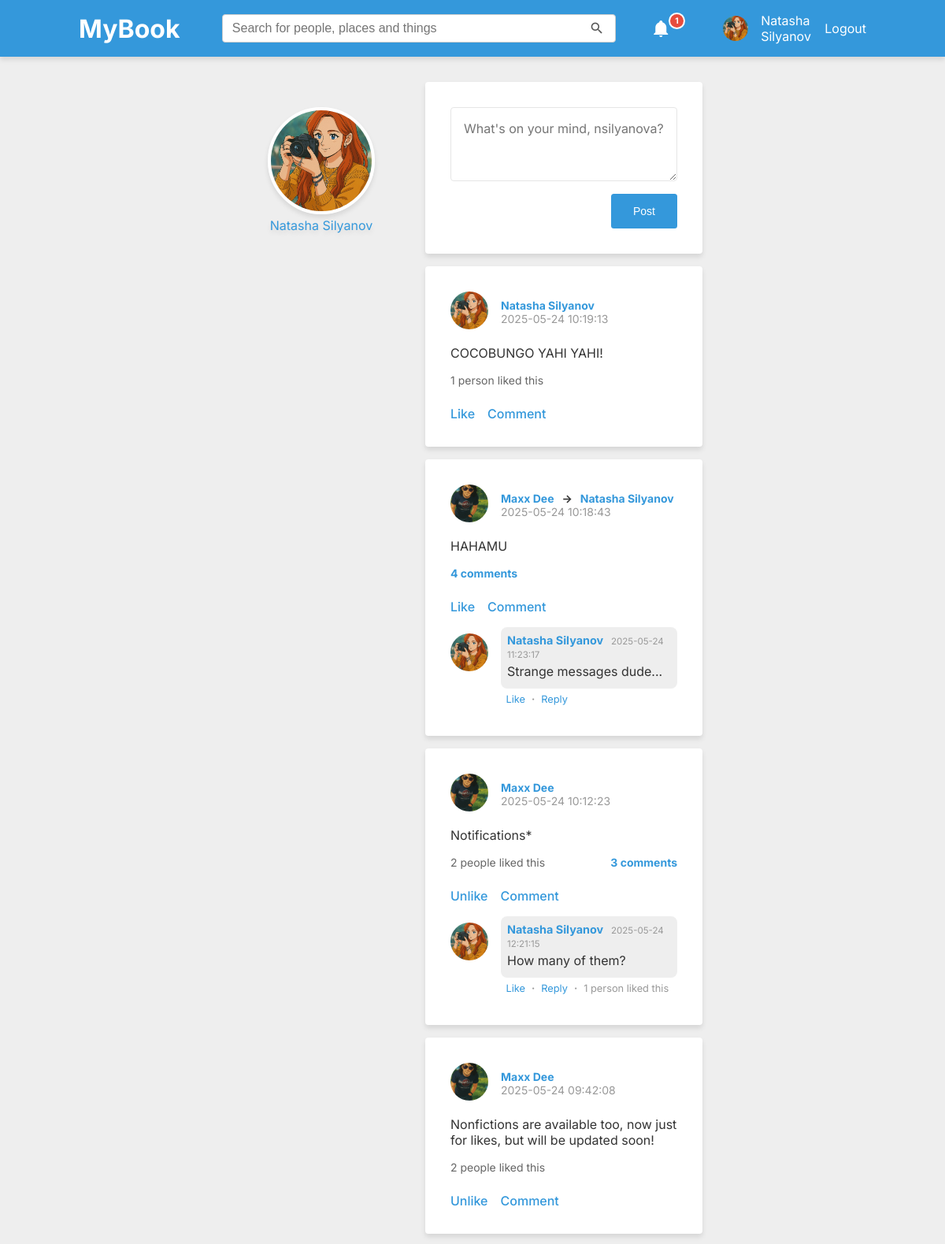
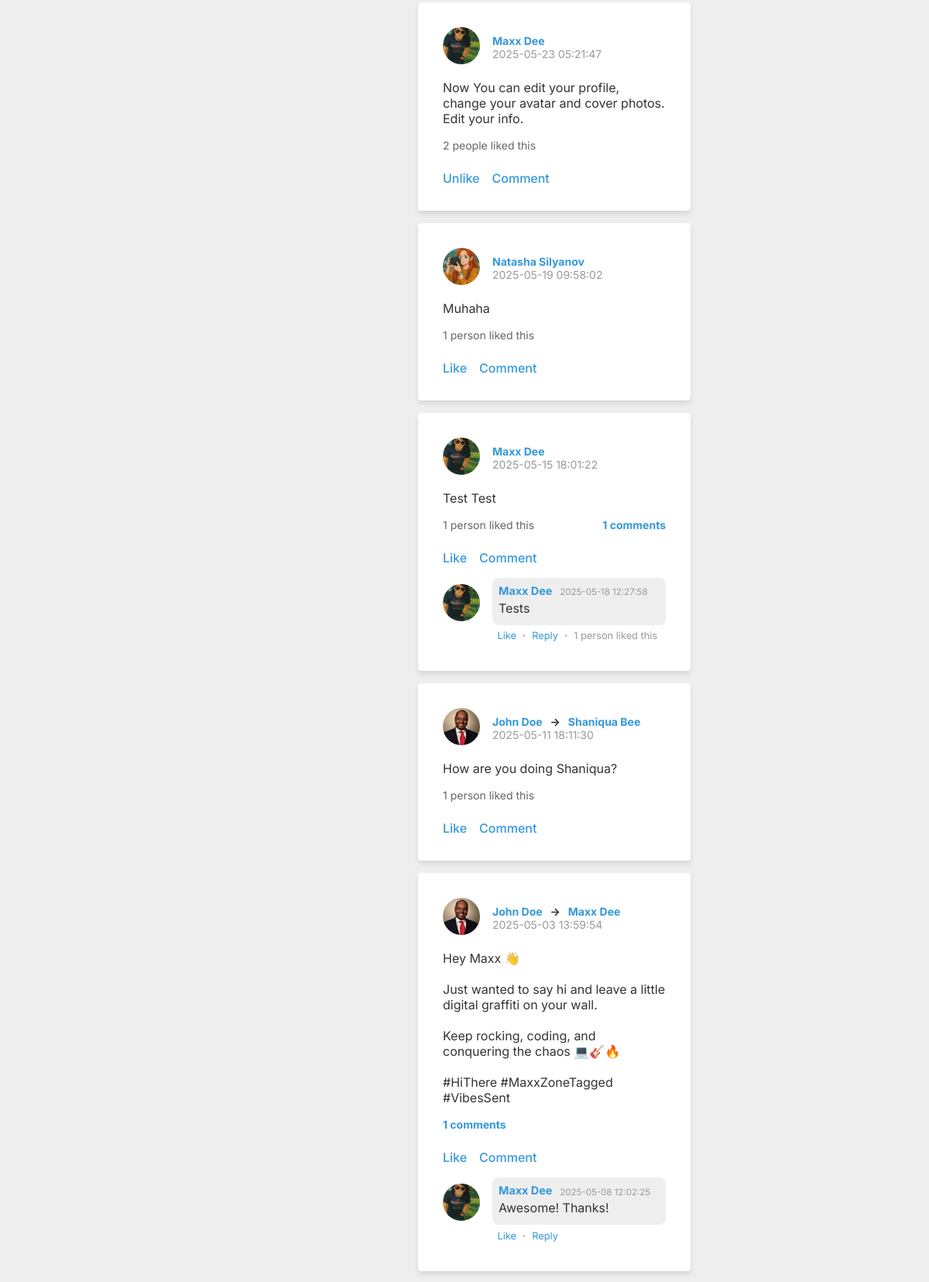
The app's page /pages/timeline.php (signed in, upper part) with its own data (2 pictures, top to bottom).
### tables this page shows
CREATE TABLE users (
    id INTEGER PRIMARY KEY AUTOINCREMENT,
    username TEXT NOT NULL UNIQUE,
    email TEXT NOT NULL UNIQUE,
    password TEXT NOT NULL,
    created_at DATETIME DEFAULT CURRENT_TIMESTAMP
, avatar TEXT, cover TEXT, gender TEXT, display_name TEXT, about_me TEXT, location VARCHAR);

CREATE TABLE posts (
    id INTEGER PRIMARY KEY AUTOINCREMENT,
    user_id INTEGER NOT NULL,
    content TEXT NOT NULL,
    created_at DATETIME DEFAULT CURRENT_TIMESTAMP
, recipient_id INTEGER);

CREATE TABLE comments (
    id INTEGER PRIMARY KEY AUTOINCREMENT,
    post_id INTEGER NOT NULL,
    user_id INTEGER NOT NULL,
    content TEXT NOT NULL,
    created_at DATETIME DEFAULT CURRENT_TIMESTAMP
, parent_id INTEGER DEFAULT NULL);

### config.php (called while the page is built)
<?php
$host = $_SERVER['HTTP_HOST'];
$port = $_SERVER['SERVER_PORT'];
if ($host === 'localhost' && $port === '80') {
    $BASE_URL = '/mybook';
} else {
    $BASE_URL = '';
}

### includes/classes/UserManager.php (called while the page is built, shortened)
<?php
class UserManager
{
    private PDO $pdo;
    public function __construct(PDO $pdo)
    {
        $this->pdo = $pdo;
    }
    public function getUserByUsername(string $username): ?array
    {
        $stmt = $this->pdo->prepare(
            "SELECT *
                    FROM users
                    WHERE username = :username"
        );
        $stmt->execute(['username' => $username]);
        $user = $stmt->fetch(PDO::FETCH_ASSOC);
        return $user ?: null;
    }
    public function getUserByUserId(string $user_id): ?array
    {
        $stmt = $this->pdo->prepare(
            "SELECT *
                    FROM users
                    WHERE id = :user_id"
        );
        $stmt->execute(['user_id' => $user_id]);
        $user = $stmt->fetch(PDO::FETCH_ASSOC);
        return $user ?: null;
    }
}

### includes/classes/NotificationsRenderer.php (called while the page is built)
<?php
class NotificationsRenderer
{
    private PDO $pdo;
    public function __construct(PDO $pdo)
    {
        $this->pdo = $pdo;
    }
    public function renderDropdown(array $notifications): string
    {
        $html = '<ul>';
        foreach ($notifications as $notification) {
            $html .= $this->renderItem($notification);
        }
        $html .= '</ul>';
        return $html;
    }
    public function renderItem(array $notification): string
    {
        $userManager = new UserManager($this->pdo);
        $actorId = $notification['actor_id'] ?? null;
        if ($actorId) {
            $actor = $userManager->getUserByUserId($actorId);
        } else {
            $actor = [
                'display_name' => 'System',
                'avatar' => '/assets/img/default-avatar.png'
            ];
        }
        $when = timeAgoShort($notification['created_at']);
        return '<li class="notification-item">
                    <a href="' . $notification['link'] . '" class="' . ($notification['is_read'] ? '' : 'new') . '">
                        <img src="' . $actor['avatar'] . '" alt="Profile" class="avatar-small">
                        <div>
                            <span class="notification-text">' . $notification['content'] . '</span>
                            <span class="post-date">' . $when . '</span>
                        </div>
                    </a>
                </li>';
    }
}

### includes/classes/NotificationsManager.php (called while the page is built, shortened)
<?php
class NotificationsManager
{
    public  function getAllByUser(PDO $pdo, int $user_id): ?array
    {
        $stmt = $pdo->prepare(
            "SELECT *
                    FROM notifications
                    WHERE user_id = :user_id
                    ORDER BY created_at DESC"
        );
        $stmt->execute(['user_id' => $user_id]);
        $notifications = $stmt->fetchAll(PDO::FETCH_ASSOC);
        return $notifications ?: null;
    }
}

### includes/autoloader.php (called while the page is built, shortened)
<?php
spl_autoload_register(function ($class) {
    $classPath = __DIR__ . '/classes/' . $class . '.php';
});

### includes/classes/PostManager.php (called while the page is built, shortened)
<?php
class PostManager
{
    private $pdo;
    public function __construct($pdo)
    {
        $this->pdo = $pdo;
    }
    public function fetchPost($post_id)
    {
        $stmt = $this->pdo->prepare(
            'SELECT
            posts.*,
            users.display_name,
            users.username,
            users.avatar,
            recipient.display_name AS recipient_name,
            recipient.username AS recipient_username
         FROM posts
         JOIN users ON posts.user_id = users.id
         LEFT JOIN users AS recipient ON posts.recipient_id = recipient.id
         WHERE posts.id = :post_id
         LIMIT 1'
        );
        $stmt->execute(['post_id' => $post_id]);
        return $stmt->fetch(PDO::FETCH_ASSOC);
    }
    public function countComments($post_id)
    {
        $stmt = $this->pdo->prepare(
            'SELECT COUNT(*) AS comment_count
             FROM comments
             WHERE post_id = :post_id'
        );
        $stmt->execute(['post_id' => $post_id]);
        $result = $stmt->fetch(PDO::FETCH_ASSOC);
        return $result['comment_count'] ?? 0;
    }
    public function countCommentLikes($comment_id)
    {
        $stmt = $this->pdo->prepare(
            'SELECT COUNT(*) AS comment_likes
             FROM likes
             WHERE comment_id = :comment_id;'
        );
        $stmt->execute(['comment_id' => $comment_id]);
        $result = $stmt->fetch(PDO::FETCH_ASSOC);
        return $result['comment_likes'] ?? 0;
    }
    public function existingLike($user_id, $post_id = null, $comment_id = null)
    {
        if ($comment_id) {
            $query =    'SELECT id
                         FROM likes
                         WHERE comment_id = :comment_id
                           AND user_id = :user_id
            ';
            $params = ['comment_id' => $comment_id, 'user_id' => $user_id];
        } elseif ($post_id) {
            $query = 'SELECT id
                      FROM likes
                      WHERE post_id = :post_id
                        AND user_id = :user_id
            ';
            $params = ['post_id' => $post_id, 'user_id' => $user_id];
        } else {
            throw new InvalidArgumentException('Either post_id or comment_id must be provided.');
        }
        $stmt = $this->pdo->prepare($query);
        $stmt->execute($params);
        return $stmt->fetch(PDO::FETCH_ASSOC);
    }
    public function fetchRecentComments(PDO $pdo, int $postId, int $numComments)
    {
        $stmt = $pdo->prepare(
            "SELECT c.*, u.username, u.display_name, u.avatar
                    FROM comments c
                    JOIN users u ON c.user_id = u.id
                    WHERE c.post_id = :post_id
                        AND c.parent_id IS NULL
                    ORDER BY c.created_at DESC
                    LIMIT :numComments
            "
        );
        $stmt->execute(['post_id' => $postId, 'numComments' => $numComments]);
        $latestComments = $stmt->fetchAll(PDO::FETCH_ASSOC);
        return $latestComments ?: null;
    }
}

### includes/functions/util.php (called while the page is built, shortened)
<?php
function escapeOutput(string $string): string
{
    $safeString = str_replace(['<', '>', '&'], ['&lt;', '&gt;', '&amp;'], $string);
    return nl2br($safeString);
}

### includes/classes/PostRenderer.php (the view, shortened to what this page needs)
<?php
class PostRenderer
{
    private $postId;
    private $pdo;
    private $postManager;
    private $baseUrl;
    private $post;
    private $comments;
    private $latestComments;
    private $commentCount;
    private $likeCount;
    public function __construct($postId, $pdo)
    {
        global $BASE_URL;
        $this->postId = $postId;
        $this->baseUrl = $BASE_URL;
        $this->pdo = $pdo;
        $this->postManager = new PostManager($pdo);
        $this->loadPostData();
    }
    private function loadPostData()
    {
        $this->post = $this->postManager->fetchPost($this->postId);
        $this->comments = $this->postManager->fetchComments($this->postId);
        $this->latestComments = $this->postManager->fetchRecentComments($this->pdo, $this->postId, numComments: 2);
        $this->commentCount = $this->postManager->countComments($this->postId);
        $this->likeCount = $this->postManager->countLikes($this->postId);
    }
    private function renderHeader()
    {
        echo '
        <div class="post-header">
            <a href="' . $this->baseUrl . '/pages/profile.php?u=' . $this->post['username'] . '">
                <img src="' . $this->baseUrl . $this->post['avatar'] . '" alt="' . $this->post['username'] . '">
            </a>
            <div class="post-user-info">
                <strong>
                    <a href="' . $this->baseUrl . '/pages/profile.php?u=' . $this->post['username'] . '">
                        ' . $this->post['display_name'] . '
                    </a>
        ';
        if (isset($this->post['recipient_username'])) {
            echo '
                &nbsp;&nbsp;->&nbsp;&nbsp;
                    <a href="' . $this->baseUrl . '/pages/profile.php?u=' . $this->post['recipient_username'] . '">
                        ' . $this->post['recipient_name'] . '
                    </a>
            ';
        }
        echo '</strong>';
        echo '
                <span class="post-date">' . $this->post['created_at'] . '</span>
            </div>
        </div>
        ';
    }
    private function renderContent()
    {
        echo '
            <p class="post-content">
            ' . escapeOutput($this->post['content']) . '
            </p>
        ';
    }
    private function renderCommentActions()
    {
        echo '<div class="post-actions">';
        $this->renderLikeForm();
        echo '<a href="#" class="comment-toggle">Comment</a>';
        echo '</div>';
    }
    private function renderLikeForm($commentLikeMode = null, $comment_id = null)
    {
        $loggedInUserId = $_SESSION['user_id'];
        $postId = (int) $this->postId;
        if (!$comment_id) {
            echo '
            <div class="post-like">
            <a href="#" data-post-id="' . $postId . '" class="like-link post-like">
            ';
            $existingLike = $this->postManager->existingLike($loggedInUserId, $postId);
        } else {
            echo '
            <div class="comment-like">
            <a href="#" data-comment-id="' . $comment_id . '" class="like-link comment-like">
            ';
            $existingLike = $this->postManager->existingLike($loggedInUserId, null, $comment_id);
        }
        echo $existingLike ? 'Unlike' : 'Like';
        echo '</a>';
        echo '</div>';
    }
    private function renderCommentAvatar($comment)
    {
        echo '
            <div class="comment-avatar">
                <a href="' . $this->baseUrl . '/pages/profile.php?u=' . $comment['username'] . '">
                    <img class="avatar" src="' . $this->baseUrl . $comment['avatar'] . '" alt="' . $comment['username'] . '">
                </a>
            </div>
        ';
    }
    private function renderCommentHeader($comment)
    {
        echo '
            <div class="comment-header">
                <a href="' . $this->baseUrl . '/pages/profile.php?u=' . $comment['username'] . '">
                    <strong class="username">' . $comment['display_name'] . '</strong>
                </a>
                <span class="comment-time">' . $comment['created_at'] . '</span>
            </div>
        ';
    }
    private function renderCommentText($comment)
    {
        echo '
            <p class="comment-text">
                ' . escapeOutput($comment['content'])  . '
            </p>
        ';
    }
    private function renderReplyActions($comment_id)
    {
        $likesCount = $this->postManager->countCommentLikes($comment_id);
        echo '<div class="comment-actions">';
        $this->renderLikeForm(true, $comment_id);
        echo '<span class="dot-separator">·</span>';
        echo '<a href="#" class="reply-toggle">Reply</a>';
        if ($likesCount > 0) {
            echo '<span class="dot-separator">·</span>';
        }
        echo '</div>';
    }
    private function renderComment($comment, $showReplies)
    {
        echo '<div class="comment">';
        $this->renderCommentAvatar($comment);
        echo '<div class="comment-body"><div class="comment-wrapper">';
        $this->renderCommentHeader($comment);
        $this->renderCommentText($comment);
        echo '</div>';
        $this->renderReplyActions($comment['id']);
        echo '</div>';
        echo '</div>';
    }
    private function renderCommentsCountLink()
    {
        $commentCount = $this->commentCount;
        if ($commentCount > 0) {
            echo '<div class="comments-count">';
            echo '<a href="' . $this->baseUrl . '/pages/post.php?id=' . $this->postId . '">';
            echo $commentCount . ' comments';
            echo '</a>';
            echo '</div>';
        }
    }
    private function renderLikesCount($likeCount = 0)
    {
        if ($likeCount > 0) {
            echo '<div class="likes">';
            if ($likeCount > 1) {
                echo $likeCount . ' people liked this';
            } else {
                echo $likeCount . ' person liked this';
            }
            echo '</div>';
        }
    }
    private function renderLikesAndComments()
    {
        echo '<div class="post-likes-comments">';
        $this->renderLikesCount($this->likeCount);
        $this->renderCommentsCountLink();
        echo '</div>';
    }
    private function renderComments($showReplies, $mode = 'full'): void
    {
        $commentsToRender = [];
        if ($mode === 'full') {
            $commentsToRender = $this->comments;
        } elseif ($mode === 'timeline' || $mode === 'profile') {
            $commentsToRender = $this->latestComments;
        }
        if (!empty($commentsToRender)) {
            foreach ($commentsToRender as $comment) {
                $this->renderComment($comment, $showReplies);
            }
        }
    }
    public function render($showReplies = true, $mode = "full")
    {
        echo '<div class="post">';
        $this->renderHeader();
        $this->renderContent();
        $this->renderLikesAndComments();
        $this->renderCommentActions();
        $this->renderComments($showReplies, $mode);
        echo '</div>';
    }
}

### includes/modules/user-avatar.php
<div class="avatar">
    <a href="<?= $BASE_URL ?>/pages/profile.php?u=<?= $user["username"] ?>">
        <img src="<?= $BASE_URL ?><?= $user['avatar'] ?>" alt="Profile" class="avatar-small">
        <span class="username"><?= $user["display_name"] ?></span>
    </a>
    <?php include_once __DIR__ . '/user-logout.php'; ?>
</div>

### includes/modules/profile-box.php
<div class="sidebar-box--nobg text-center">
    <a href="<?= $BASE_URL ?>/pages/profile.php" class="profile-link">
        <img src="<?= $profilePicUrl ?>" alt="<?= $display_name ?>" class="avatar-large shadow border">
        <p class="username text-shadow" aria-current="page"><?= $display_name ?></p>
    </a>
</div>

### includes/modules/status-box.php (shortened to what this page needs)
<div class="status-box">
    <form method="post" action="<?= $BASE_URL ?>/actions/posts/post-process.php">
        <?php if ($user['id'] == $profile['id']): ?>
            <input type="hidden" name="user_id" value="<?= $user['id'] ?>"><textarea
                name="content"
                placeholder="What's on your mind, <?= $user["username"] ?>?"
                rows="3"></textarea>
        <?php endif; ?>
        <button class="primary">Post</button>
    </form>
</div>

### includes/modules/timeline-posts.php (shortened to what this page needs)
<?php
$pdo = getDBConnection();
$profileId = $profile['id'];
$stmt = $pdo->prepare(
    'SELECT posts.*, users.display_name, users.username, users.avatar
     FROM posts
     JOIN users ON posts.user_id = users.id
     LEFT JOIN friends ON (
        (friends.user_id = :id AND friends.friend_id = users.id) OR
        (friends.friend_id = :id AND friends.user_id = users.id)
     )
     WHERE
        posts.recipient_id = :id
        OR (posts.recipient_id IS NULL AND posts.user_id = :id)
        OR (friends.status IN (\'pending\', \'accepted\', \'stalker\'))
     ORDER BY posts.created_at DESC'
);
$stmt->execute(['id' => $profileId]);
$posts = $stmt->fetchAll(PDO::FETCH_ASSOC);
foreach ($posts as $post) {
    $postRenderer = new PostRenderer(
        $post['id'],
        $pdo
    );
    $postRenderer->render(showReplies: false, mode: "timeline");
}
?>

### records on screen
users: avatar (placeholder picture), display_name "Natasha Silyanov", content "What's on your mind, nsilyanova?"
posts: post "Natasha Silyanov", created_at "2025-05-24 10:19:13", content "COCOBUNGO YAHI YAHI!"
posts: post "Maxx Dee", post "Natasha Silyanov", created_at "2025-05-24 10:18:43", content "HAHAMU", commentCount "4"
comments: user.avatar (placeholder picture), user.display_name "Natasha Silyanov", created_at "2025-05-24 11:23:17", content "Strange messages dude..."
posts: post "Maxx Dee", created_at "2025-05-24 10:12:23", content "Notifications*", commentCount "3", shows "Unlike"
comments: user.avatar (placeholder picture), user.display_name "Natasha Silyanov", created_at "2025-05-24 12:21:15", content "How many of them?"
posts: post "Maxx Dee", created_at "2025-05-24 09:42:08", content "Nonfictions are available too, now just for likes, but will be updated soon!", shows "Unlike"
posts: post "Maxx Dee", created_at "2025-05-23 05:21:47", content "Now You can edit your profile, change your avatar and cover photos. Edit your info.", shows "Unlike"
posts: post "Natasha Silyanov", created_at "2025-05-19 09:58:02", content "Muhaha"
posts: post "Maxx Dee", created_at "2025-05-15 18:01:22", content "Test Test", commentCount "1"
comments: user.avatar (picture), user.display_name "Maxx Dee", created_at "2025-05-18 12:27:58", content "Tests"
posts: post "John Doe", post "Shaniqua Bee", created_at "2025-05-11 18:11:30", content "How are you doing Shaniqua?"
posts: post "John Doe", post "Maxx Dee", created_at "2025-05-03 13:59:54", content "Hey Maxx 👋 Just wanted to say hi and leave a little digital graffiti on your wall. Keep rocking, coding, and conquering the chaos 💻🎸🔥 #HiThere #MaxxZoneTagged #VibesSent", commentCount "1"
comments: user.avatar (picture), user.display_name "Maxx Dee", created_at "2025-05-08 12:02:25", content "Awesome! Thanks!"

### other values on screen
count($unreadNotifications) "1"
